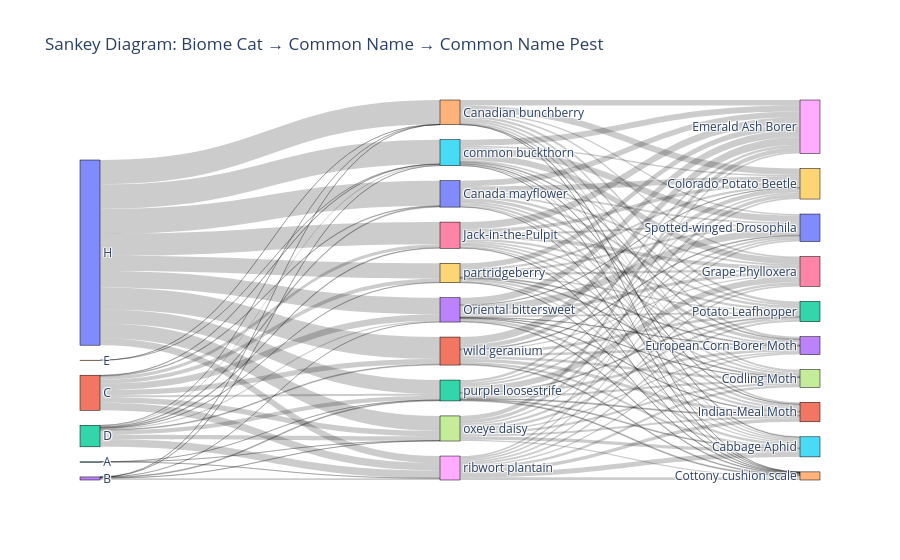

Write notebook code for a chart like this one.
### Code cell
import pandas as pd
import plotly.graph_objects as go

# -------------------------------------------------------------------------- #
#                         DYNAMIC SANKEY DIAGRAM FUNCTION                    #
# -------------------------------------------------------------------------- #

def create_sankey_chart(df, flow_columns):
    """
    Generates a dynamic Sankey diagram from a DataFrame based on a specified flow.

    Args:
        df (pd.DataFrame): The input DataFrame.
        flow_columns (list of str): A list of column names defining the Sankey flow.

    Returns:
        go.Figure: A Plotly figure object for the Sankey diagram.
    """
    print(f"Generating Sankey chart for the flow: {' -> '.join(flow_columns)}...")

    # --- 1. Prepare Data for Sankey (Dynamically) ---
    # Find all unique items in the flow columns to create the nodes
    all_nodes = list(pd.unique(df[flow_columns].values.ravel('K')))
    node_map = {node: i for i, node in enumerate(all_nodes)}

    # Create links for each step in the flow
    all_links_list = []
    for i in range(len(flow_columns) - 1):
        source_col, target_col = flow_columns[i], flow_columns[i+1]
        links = df.groupby([source_col, target_col]).size().reset_index(name='count')
        links['source'] = links[source_col].map(node_map)
        links['target'] = links[target_col].map(node_map)
        all_links_list.append(links)

    all_links = pd.concat(all_links_list, axis=0)

    # --- 2. Create the Sankey Diagram ---
    fig = go.Figure(data=[go.Sankey(
        node=dict(
            pad=15,
            thickness=20,
            line=dict(color="black", width=0.5),
            label=all_nodes,
        ),
        link=dict(
            source=all_links['source'],
            target=all_links['target'],
            value=all_links['count']
        )
    )])

    # Create a dynamic title for the chart
    flow_title = ' → '.join([col.replace('_', ' ').title() for col in flow_columns])
    fig.update_layout(title_text=f"Sankey Diagram: {flow_title}", font_size=12)
    
    print("Sankey diagram generation complete.")
    return fig

# -------------------------------------------------------------------------- #
#                              MAIN SCRIPT                                   #
# -------------------------------------------------------------------------- #

# --- Step 1: Load your data ---
df = pd.read_csv('plant_pest_dataset.csv')
print(f"Original dataset size: {len(df)} rows")


# --- Step 2: Filter for Top 10 Plants and Pests ---
# Find the top 10 most common plant names
top_10_plants = df['common_name'].value_counts().nlargest(10).index
print("\nTop 10 most common plants:")
print(list(top_10_plants))

# Find the top 10 most common pest names
top_10_pests = df['common_name_pest'].value_counts().nlargest(10).index
print("\nTop 10 most common pests:")
print(list(top_10_pests))

# Filter the DataFrame to keep only rows with these top plants AND top pests
df_filtered = df[df['common_name'].isin(top_10_plants) & df['common_name_pest'].isin(top_10_pests)].copy()
print(f"\nFiltered dataset size: {len(df_filtered)} rows")
print("-" * 30)


# --- Step 3: Generate and show the Sankey Diagram ---
# Define the flow using column names from your filtered DataFrame
sankey_flow = ['biome_cat', 'common_name', 'common_name_pest']
sankey_fig = create_sankey_chart(df_filtered, flow_columns=sankey_flow)
sankey_fig.show()

### Figure 1 — Plotly figure (JSON) as saved in the notebook; plotly's stock layout.template omitted (floating-point values rounded to 4 significant figures; data arrays with more than 128 entries replaced by an {"elided": "..."} marker saying what was removed)
{"data": [{"link": {"source": {"elided": "140 int values"}, "target": {"elided": "140 int values"}, "value": {"elided": "140 int values"}}, "node": {"label": ["H", "C", "D", "B", "E", "A", "Jack-in-the-Pulpit", "oxeye daisy", "ribwort plantain", "partridgeberry", "Canada mayflower", "wild geranium", "purple loosestrife", "Oriental bittersweet", "Canadian bunchberry", "common buckthorn", "Grape Phylloxera", "Codling Moth", "Emerald Ash Borer", "Colorado Potato Beetle", "Spotted-winged Drosophila", "Indian-Meal Moth", "Potato Leafhopper", "European Corn Borer Moth", "Cottony cushion scale", "Cabbage Aphid"], "line": {"color": "black", "width": 0.5}, "pad": 15, "thickness": 20}, "type": "sankey"}], "layout": {"font": {"size": 12}, "title": {"text": "Sankey Diagram: Biome Cat → Common Name → Common Name Pest"}}}
